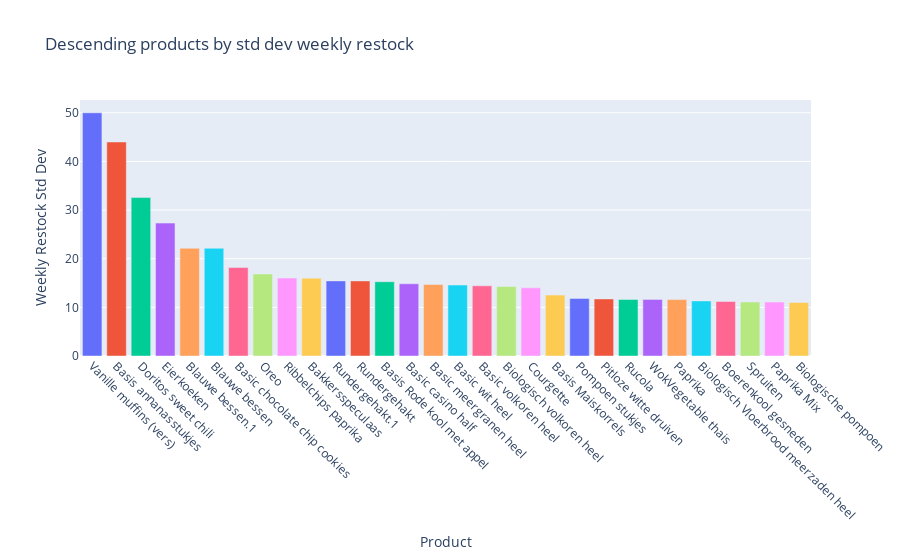

Notebook code for this chart:
### Code cell
fig = px.bar(x=df_std.index, y=df_std[('amount', 'std')], color = df_std.index, title = "Descending products by std dev weekly restock", labels = {"y":"Weekly Restock Std Dev","x":"Product"})
fig.update_layout(showlegend=False)
fig.update_xaxes(tickangle = 45)
fig.show()

### Figure 1 — Plotly figure (JSON) as saved in the notebook; plotly's stock layout.template omitted (floating-point values rounded to 4 significant figures)
{"data": [{"alignmentgroup": "True", "hovertemplate": "color=Vanille muffins (vers)<br>Product=%{x}<br>Weekly Restock Std Dev=%{y}<extra></extra>", "legendgroup": "Vanille muffins (vers)", "marker": {"color": "#636efa"}, "name": "Vanille muffins (vers)", "offsetgroup": "Vanille muffins (vers)", "orientation": "v", "showlegend": true, "textposition": "auto", "type": "bar", "x": ["Vanille muffins (vers)"], "xaxis": "x", "y": [50.0], "yaxis": "y"}, {"alignmentgroup": "True", "hovertemplate": "color=Basis annanasstukjes<br>Product=%{x}<br>Weekly Restock Std Dev=%{y}<extra></extra>", "legendgroup": "Basis annanasstukjes", "marker": {"color": "#EF553B"}, "name": "Basis annanasstukjes", "offsetgroup": "Basis annanasstukjes", "orientation": "v", "showlegend": true, "textposition": "auto", "type": "bar", "x": ["Basis annanasstukjes"], "xaxis": "x", "y": [44.01], "yaxis": "y"}, {"alignmentgroup": "True", "hovertemplate": "color=Doritos sweet chili<br>Product=%{x}<br>Weekly Restock Std Dev=%{y}<extra></extra>", "legendgroup": "Doritos sweet chili", "marker": {"color": "#00cc96"}, "name": "Doritos sweet chili", "offsetgroup": "Doritos sweet chili", "orientation": "v", "showlegend": true, "textposition": "auto", "type": "bar", "x": ["Doritos sweet chili"], "xaxis": "x", "y": [32.57], "yaxis": "y"}, {"alignmentgroup": "True", "hovertemplate": "color=Eierkoeken<br>Product=%{x}<br>Weekly Restock Std Dev=%{y}<extra></extra>", "legendgroup": "Eierkoeken", "marker": {"color": "#ab63fa"}, "name": "Eierkoeken", "offsetgroup": "Eierkoeken", "orientation": "v", "showlegend": true, "textposition": "auto", "type": "bar", "x": ["Eierkoeken"], "xaxis": "x", "y": [27.33], "yaxis": "y"}, {"alignmentgroup": "True", "hovertemplate": "color=Blauwe bessen.1<br>Product=%{x}<br>Weekly Restock Std Dev=%{y}<extra></extra>", "legendgroup": "Blauwe bessen.1", "marker": {"color": "#FFA15A"}, "name": "Blauwe bessen.1", "offsetgroup": "Blauwe bessen.1", "orientation": "v", "showlegend": true, "textposition": "auto", "type": "bar", "x": ["Blauwe bessen.1"], "xaxis": "x", "y": [22.15], "yaxis": "y"}, {"alignmentgroup": "True", "hovertemplate": "color=Blauwe bessen<br>Product=%{x}<br>Weekly Restock Std Dev=%{y}<extra></extra>", "legendgroup": "Blauwe bessen", "marker": {"color": "#19d3f3"}, "name": "Blauwe bessen", "offsetgroup": "Blauwe bessen", "orientation": "v", "showlegend": true, "textposition": "auto", "type": "bar", "x": ["Blauwe bessen"], "xaxis": "x", "y": [22.15], "yaxis": "y"}, {"alignmentgroup": "True", "hovertemplate": "color=Basic chocolate chip cookies<br>Product=%{x}<br>Weekly Restock Std Dev=%{y}<extra></extra>", "legendgroup": "Basic chocolate chip cookies", "marker": {"color": "#FF6692"}, "name": "Basic chocolate chip cookies", "offsetgroup": "Basic chocolate chip cookies", "orientation": "v", "showlegend": true, "textposition": "auto", "type": "bar", "x": ["Basic chocolate chip cookies"], "xaxis": "x", "y": [18.2], "yaxis": "y"}, {"alignmentgroup": "True", "hovertemplate": "color=Oreo<br>Product=%{x}<br>Weekly Restock Std Dev=%{y}<extra></extra>", "legendgroup": "Oreo", "marker": {"color": "#B6E880"}, "name": "Oreo", "offsetgroup": "Oreo", "orientation": "v", "showlegend": true, "textposition": "auto", "type": "bar", "x": ["Oreo"], "xaxis": "x", "y": [16.87], "yaxis": "y"}, {"alignmentgroup": "True", "hovertemplate": "color=Ribbelchips paprika<br>Product=%{x}<br>Weekly Restock Std Dev=%{y}<extra></extra>", "legendgroup": "Ribbelchips paprika", "marker": {"color": "#FF97FF"}, "name": "Ribbelchips paprika", "offsetgroup": "Ribbelchips paprika", "orientation": "v", "showlegend": true, "textposition": "auto", "type": "bar", "x": ["Ribbelchips paprika"], "xaxis": "x", "y": [16.03], "yaxis": "y"}, {"alignmentgroup": "True", "hovertemplate": "color=Bakkersspeculaas<br>Product=%{x}<br>Weekly Restock Std Dev=%{y}<extra></extra>", "legendgroup": "Bakkersspeculaas", "marker": {"color": "#FECB52"}, "name": "Bakkersspeculaas", "offsetgroup": "Bakkersspeculaas", "orientation": "v", "showlegend": true, "textposition": "auto", "type": "bar", "x": ["Bakkersspeculaas"], "xaxis": "x", "y": [16.0], "yaxis": "y"}, {"alignmentgroup": "True", "hovertemplate": "color=Rundergehakt.1<br>Product=%{x}<br>Weekly Restock Std Dev=%{y}<extra></extra>", "legendgroup": "Rundergehakt.1", "marker": {"color": "#636efa"}, "name": "Rundergehakt.1", "offsetgroup": "Rundergehakt.1", "orientation": "v", "showlegend": true, "textposition": "auto", "type": "bar", "x": ["Rundergehakt.1"], "xaxis": "x", "y": [15.45], "yaxis": "y"}, {"alignmentgroup": "True", "hovertemplate": "color=Rundergehakt<br>Product=%{x}<br>Weekly Restock Std Dev=%{y}<extra></extra>", "legendgroup": "Rundergehakt", "marker": {"color": "#EF553B"}, "name": "Rundergehakt", "offsetgroup": "Rundergehakt", "orientation": "v", "showlegend": true, "textposition": "auto", "type": "bar", "x": ["Rundergehakt"], "xaxis": "x", "y": [15.45], "yaxis": "y"}, {"alignmentgroup": "True", "hovertemplate": "color=Basis Rode kool met appel<br>Product=%{x}<br>Weekly Restock Std Dev=%{y}<extra></extra>", "legendgroup": "Basis Rode kool met appel", "marker": {"color": "#00cc96"}, "name": "Basis Rode kool met appel", "offsetgroup": "Basis Rode kool met appel", "orientation": "v", "showlegend": true, "textposition": "auto", "type": "bar", "x": ["Basis Rode kool met appel"], "xaxis": "x", "y": [15.27], "yaxis": "y"}, {"alignmentgroup": "True", "hovertemplate": "color=Basic casino half<br>Product=%{x}<br>Weekly Restock Std Dev=%{y}<extra></extra>", "legendgroup": "Basic casino half", "marker": {"color": "#ab63fa"}, "name": "Basic casino half", "offsetgroup": "Basic casino half", "orientation": "v", "showlegend": true, "textposition": "auto", "type": "bar", "x": ["Basic casino half"], "xaxis": "x", "y": [14.85], "yaxis": "y"}, {"alignmentgroup": "True", "hovertemplate": "color=Basic meergranen heel<br>Product=%{x}<br>Weekly Restock Std Dev=%{y}<extra></extra>", "legendgroup": "Basic meergranen heel", "marker": {"color": "#FFA15A"}, "name": "Basic meergranen heel", "offsetgroup": "Basic meergranen heel", "orientation": "v", "showlegend": true, "textposition": "auto", "type": "bar", "x": ["Basic meergranen heel"], "xaxis": "x", "y": [14.68], "yaxis": "y"}, {"alignmentgroup": "True", "hovertemplate": "color=Basic wit heel<br>Product=%{x}<br>Weekly Restock Std Dev=%{y}<extra></extra>", "legendgroup": "Basic wit heel", "marker": {"color": "#19d3f3"}, "name": "Basic wit heel", "offsetgroup": "Basic wit heel", "orientation": "v", "showlegend": true, "textposition": "auto", "type": "bar", "x": ["Basic wit heel"], "xaxis": "x", "y": [14.59], "yaxis": "y"}, {"alignmentgroup": "True", "hovertemplate": "color=Basic volkoren heel<br>Product=%{x}<br>Weekly Restock Std Dev=%{y}<extra></extra>", "legendgroup": "Basic volkoren heel", "marker": {"color": "#FF6692"}, "name": "Basic volkoren heel", "offsetgroup": "Basic volkoren heel", "orientation": "v", "showlegend": true, "textposition": "auto", "type": "bar", "x": ["Basic volkoren heel"], "xaxis": "x", "y": [14.42], "yaxis": "y"}, {"alignmentgroup": "True", "hovertemplate": "color=Biologisch volkoren heel<br>Product=%{x}<br>Weekly Restock Std Dev=%{y}<extra></extra>", "legendgroup": "Biologisch volkoren heel", "marker": {"color": "#B6E880"}, "name": "Biologisch volkoren heel", "offsetgroup": "Biologisch volkoren heel", "orientation": "v", "showlegend": true, "textposition": "auto", "type": "bar", "x": ["Biologisch volkoren heel"], "xaxis": "x", "y": [14.29], "yaxis": "y"}, {"alignmentgroup": "True", "hovertemplate": "color=Courgette<br>Product=%{x}<br>Weekly Restock Std Dev=%{y}<extra></extra>", "legendgroup": "Courgette", "marker": {"color": "#FF97FF"}, "name": "Courgette", "offsetgroup": "Courgette", "orientation": "v", "showlegend": true, "textposition": "auto", "type": "bar", "x": ["Courgette"], "xaxis": "x", "y": [14.01], "yaxis": "y"}, {"alignmentgroup": "True", "hovertemplate": "color=Basis Maiskorrels<br>Product=%{x}<br>Weekly Restock Std Dev=%{y}<extra></extra>", "legendgroup": "Basis Maiskorrels", "marker": {"color": "#FECB52"}, "name": "Basis Maiskorrels", "offsetgroup": "Basis Maiskorrels", "orientation": "v", "showlegend": true, "textposition": "auto", "type": "bar", "x": ["Basis Maiskorrels"], "xaxis": "x", "y": [12.53], "yaxis": "y"}, {"alignmentgroup": "True", "hovertemplate": "color=Pompoen stukjes<br>Product=%{x}<br>Weekly Restock Std Dev=%{y}<extra></extra>", "legendgroup": "Pompoen stukjes", "marker": {"color": "#636efa"}, "name": "Pompoen stukjes", "offsetgroup": "Pompoen stukjes", "orientation": "v", "showlegend": true, "textposition": "auto", "type": "bar", "x": ["Pompoen stukjes"], "xaxis": "x", "y": [11.84], "yaxis": "y"}, {"alignmentgroup": "True", "hovertemplate": "color=Pitloze witte druiven<br>Product=%{x}<br>Weekly Restock Std Dev=%{y}<extra></extra>", "legendgroup": "Pitloze witte druiven", "marker": {"color": "#EF553B"}, "name": "Pitloze witte druiven", "offsetgroup": "Pitloze witte druiven", "orientation": "v", "showlegend": true, "textposition": "auto", "type": "bar", "x": ["Pitloze witte druiven"], "xaxis": "x", "y": [11.74], "yaxis": "y"}, {"alignmentgroup": "True", "hovertemplate": "color=Rucola<br>Product=%{x}<br>Weekly Restock Std Dev=%{y}<extra></extra>", "legendgroup": "Rucola", "marker": {"color": "#00cc96"}, "name": "Rucola", "offsetgroup": "Rucola", "orientation": "v", "showlegend": true, "textposition": "auto", "type": "bar", "x": ["Rucola"], "xaxis": "x", "y": [11.63], "yaxis": "y"}, {"alignmentgroup": "True", "hovertemplate": "color=WokVegetable thais<br>Product=%{x}<br>Weekly Restock Std Dev=%{y}<extra></extra>", "legendgroup": "WokVegetable thais", "marker": {"color": "#ab63fa"}, "name": "WokVegetable thais", "offsetgroup": "WokVegetable thais", "orientation": "v", "showlegend": true, "textposition": "auto", "type": "bar", "x": ["WokVegetable thais"], "xaxis": "x", "y": [11.63], "yaxis": "y"}, {"alignmentgroup": "True", "hovertemplate": "color=Paprika<br>Product=%{x}<br>Weekly Restock Std Dev=%{y}<extra></extra>", "legendgroup": "Paprika", "marker": {"color": "#FFA15A"}, "name": "Paprika", "offsetgroup": "Paprika", "orientation": "v", "showlegend": true, "textposition": "auto", "type": "bar", "x": ["Paprika"], "xaxis": "x", "y": [11.59], "yaxis": "y"}, {"alignmentgroup": "True", "hovertemplate": "color=Biologisch Vloerbrood meerzaden heel<br>Product=%{x}<br>Weekly Restock Std Dev=%{y}<extra></extra>", "legendgroup": "Biologisch Vloerbrood meerzaden heel", "marker": {"color": "#19d3f3"}, "name": "Biologisch Vloerbrood meerzaden heel", "offsetgroup": "Biologisch Vloerbrood meerzaden heel", "orientation": "v", "showlegend": true, "textposition": "auto", "type": "bar", "x": ["Biologisch Vloerbrood meerzaden heel"], "xaxis": "x", "y": [11.32], "yaxis": "y"}, {"alignmentgroup": "True", "hovertemplate": "color=Boerenkool gesneden<br>Product=%{x}<br>Weekly Restock Std Dev=%{y}<extra></extra>", "legendgroup": "Boerenkool gesneden", "marker": {"color": "#FF6692"}, "name": "Boerenkool gesneden", "offsetgroup": "Boerenkool gesneden", "orientation": "v", "showlegend": true, "textposition": "auto", "type": "bar", "x": ["Boerenkool gesneden"], "xaxis": "x", "y": [11.22], "yaxis": "y"}, {"alignmentgroup": "True", "hovertemplate": "color=Spruiten<br>Product=%{x}<br>Weekly Restock Std Dev=%{y}<extra></extra>", "legendgroup": "Spruiten", "marker": {"color": "#B6E880"}, "name": "Spruiten", "offsetgroup": "Spruiten", "orientation": "v", "showlegend": true, "textposition": "auto", "type": "bar", "x": ["Spruiten"], "xaxis": "x", "y": [11.11], "yaxis": "y"}, {"alignmentgroup": "True", "hovertemplate": "color=Paprika Mix<br>Product=%{x}<br>Weekly Restock Std Dev=%{y}<extra></extra>", "legendgroup": "Paprika Mix", "marker": {"color": "#FF97FF"}, "name": "Paprika Mix", "offsetgroup": "Paprika Mix", "orientation": "v", "showlegend": true, "textposition": "auto", "type": "bar", "x": ["Paprika Mix"], "xaxis": "x", "y": [11.1], "yaxis": "y"}, {"alignmentgroup": "True", "hovertemplate": "color=Biologische pompoen<br>Product=%{x}<br>Weekly Restock Std Dev=%{y}<extra></extra>", "legendgroup": "Biologische pompoen", "marker": {"color": "#FECB52"}, "name": "Biologische pompoen", "offsetgroup": "Biologische pompoen", "orientation": "v", "showlegend": true, "textposition": "auto", "type": "bar", "x": ["Biologische pompoen"], "xaxis": "x", "y": [11.0], "yaxis": "y"}], "layout": {"barmode": "relative", "legend": {"title": {"text": "color"}, "tracegroupgap": 0}, "showlegend": false, "title": {"text": "Descending products by std dev weekly restock"}, "xaxis": {"anchor": "y", "domain": [0, 1], "tickangle": 45, "title": {"text": "Product"}}, "yaxis": {"anchor": "x", "domain": [0, 1], "title": {"text": "Weekly Restock Std Dev"}}}}
